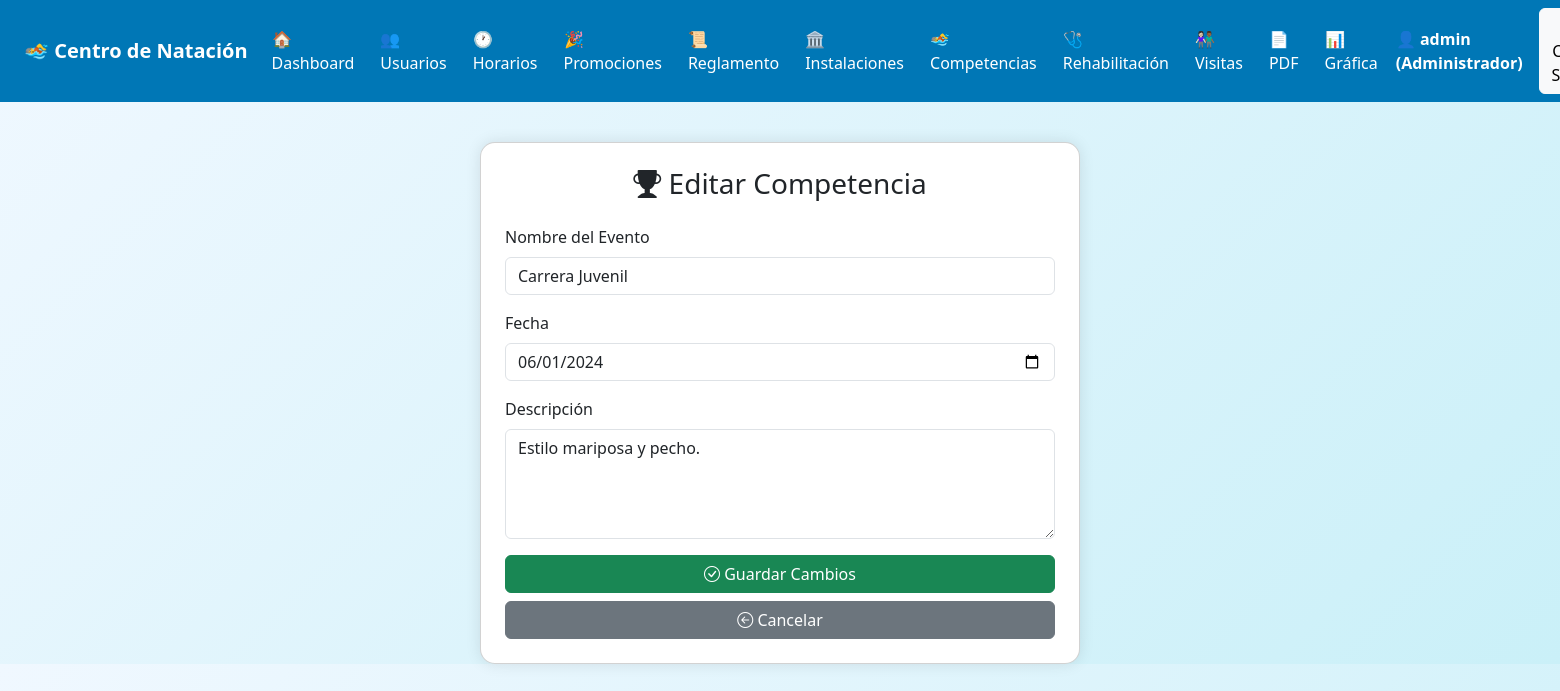
The app's page /admin/editar_competencia.php?id=2 (signed in) with its own data.
### tables this page shows
CREATE TABLE IF NOT EXISTS competencias (
    id INT AUTO_INCREMENT PRIMARY KEY,
    nombre VARCHAR(100),
    fecha DATE,
    descripcion TEXT
);

### admin/editar_competencia.php (the view, shortened to what this page needs)
<?php
require_once '../database/conexion.php';
include '../includes/navbar.php';
$id = $_GET['id'];
$sql = $conn->prepare("SELECT * FROM competencias WHERE id = ?");
$sql->execute([$id]);
$comp = $sql->fetch(PDO::FETCH_ASSOC);
?>
<!DOCTYPE html>
<html lang="es">
<head>
    <link href="https://cdn.jsdelivr.net/npm/bootstrap@5.3.3/dist/css/bootstrap.min.css" rel="stylesheet">
    <link href="https://cdn.jsdelivr.net/npm/bootstrap-icons@1.10.5/font/bootstrap-icons.css" rel="stylesheet">
</head>
<body>
<div class="container">
    <div class="card p-4 mx-auto" style="max-width: 600px;">
        <h3 class="text-center mb-4"><i class="bi bi-trophy-fill"></i> Editar Competencia</h3>
        <form method="post">
            <div class="mb-3">
                <label class="form-label">Nombre del Evento</label>
                <input type="text" name="nombre" class="form-control" value="<?= htmlspecialchars($comp['nombre']) ?>" required>
            </div>
            <div class="mb-3">
                <label class="form-label">Fecha</label>
                <input type="date" name="fecha" class="form-control" value="<?= $comp['fecha'] ?>" required>
            </div>
            <div class="mb-3">
                <label class="form-label">Descripción</label>
                <textarea name="descripcion" class="form-control" rows="4" required><?= htmlspecialchars($comp['descripcion']) ?></textarea>
            </div>
            <div class="d-grid gap-2">
                <button type="submit" class="btn btn-success"><i class="bi bi-check-circle"></i> Guardar Cambios</button>
                <a href="gestionar_competencias.php" class="btn btn-secondary"><i class="bi bi-arrow-left-circle"></i> Cancelar</a>
            </div>
        </form>
    </div>
</div>
</body>
</html>

### admin/editar_competencia.php (style rules this page uses)
body { background: linear-gradient(135deg, #f0f8ff, #caf0f8); }
.card { margin-top: 40px; border-radius: 15px; box-shadow: 0 0 15px rgba(0,0,0,0.1); }

### records on screen
competencias: nombre "Carrera Juvenil", fecha "06/01/2024", descripcion "Estilo mariposa y pecho."

### other values on screen
$usuario "admin"
$nivel "Administrador"
